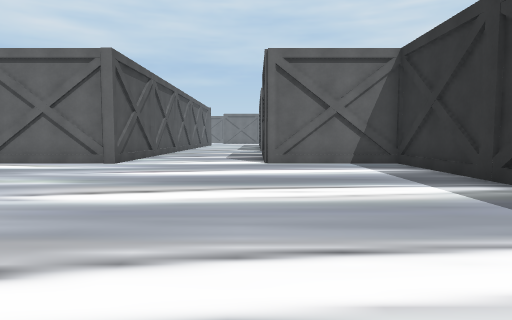
[1] (above)

24 first-person views from a walk through a Unity game level. The camera is 1.4 m above the floor, tilts 4° down and sees 75° across. The floor is counted in squares, 2 m on a side. Each view is taken from the middle of a square. On the plan, view 1 faces up. The plan holds only what a view shows up to about 10 squares ahead; the rest is blank. The place goes on beyond the plan.

[2]
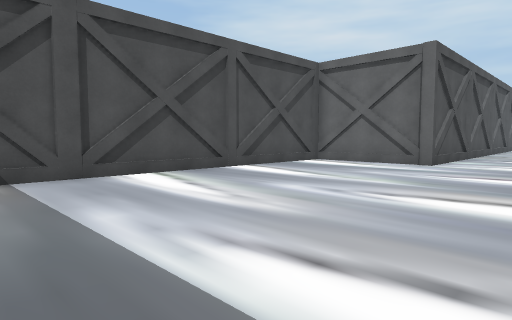

[3]
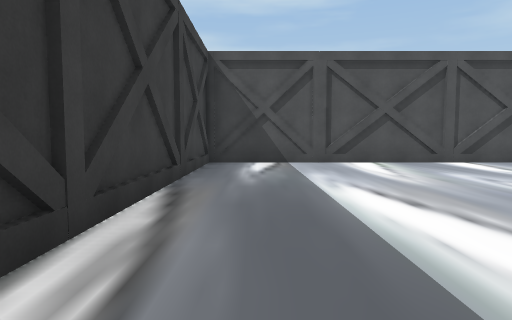

[4]
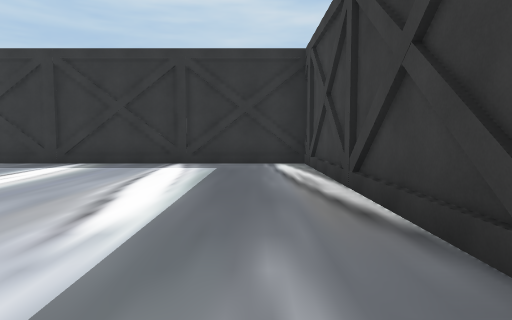

[5]
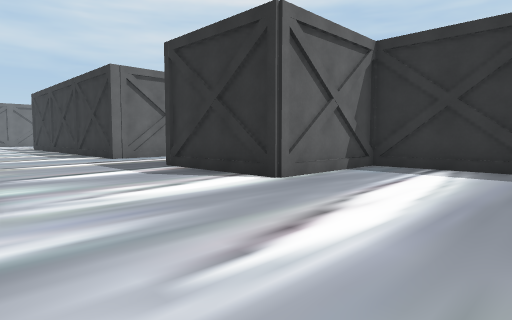

[6]
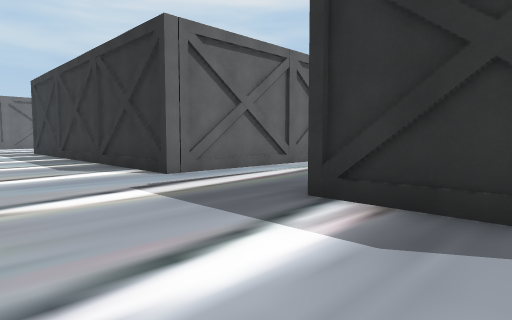

[7]
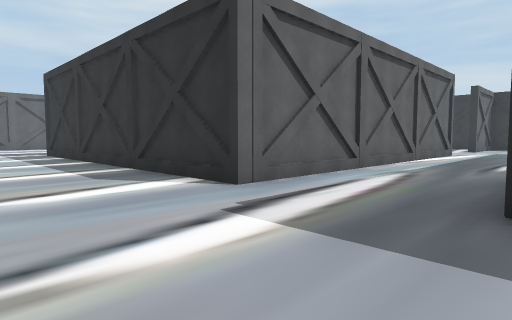

[8]
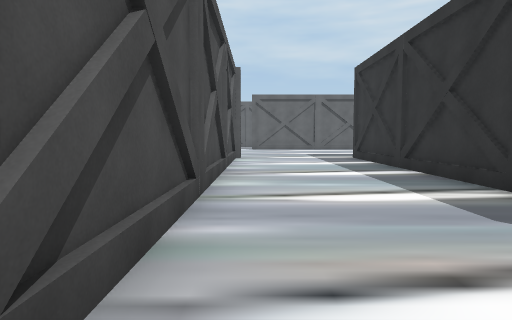

[9]
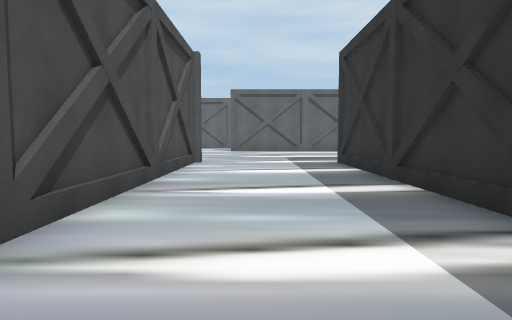

[10]
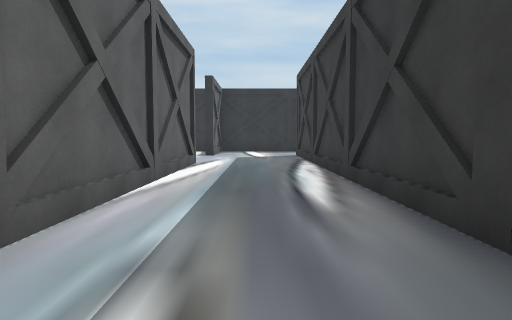

[11]
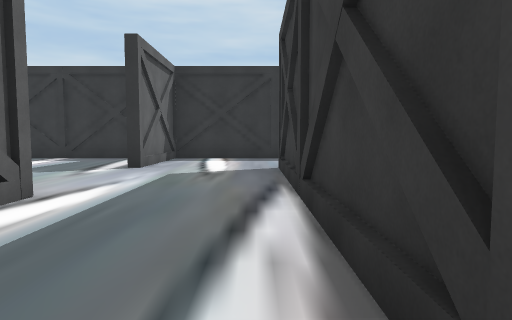

[12]
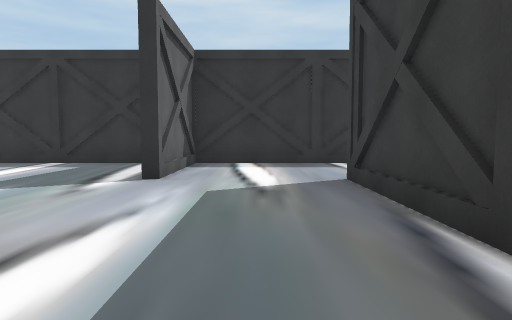

[13]
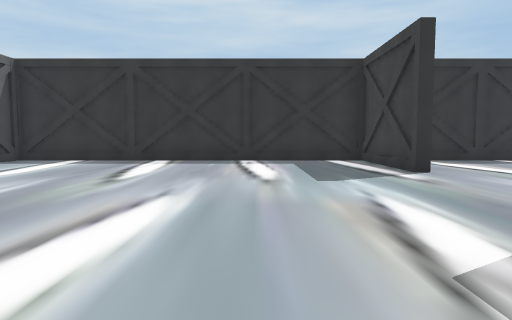

[14]
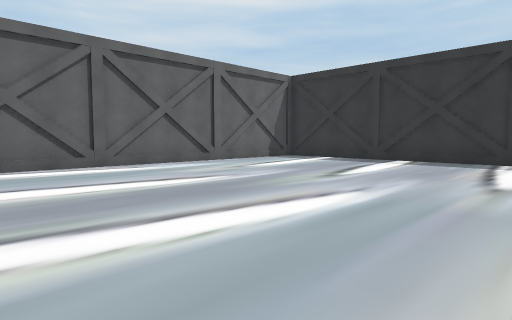

[15]
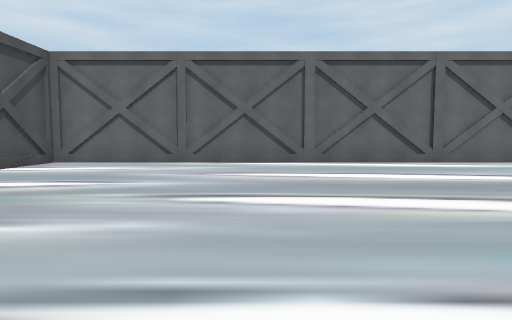

[16]
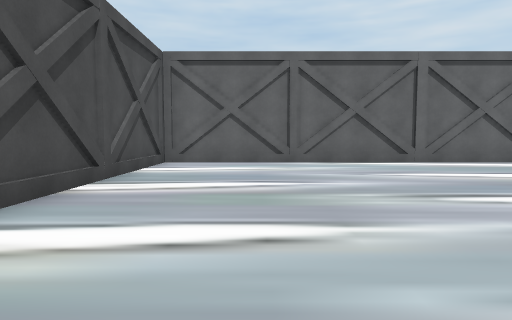

[17]
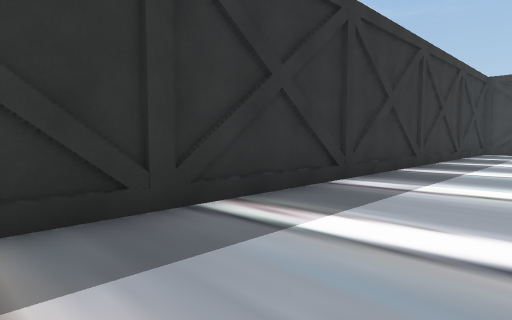

[18]
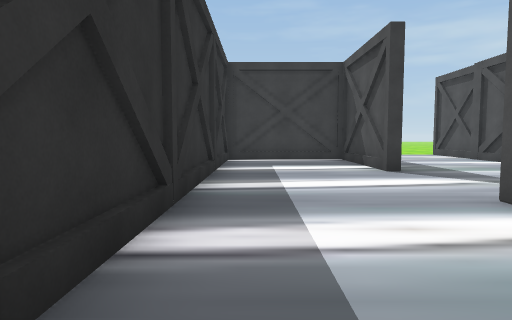

[19]
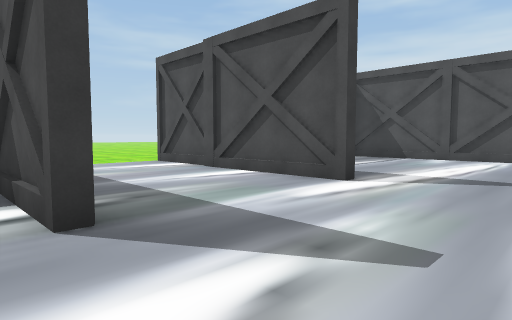

[20]
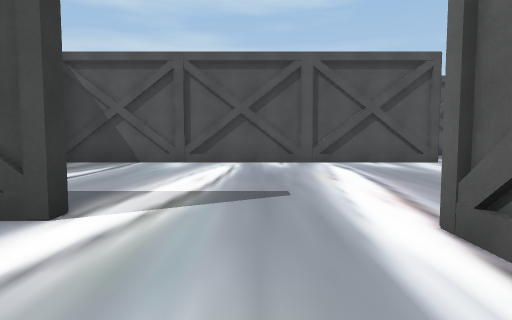

[21]
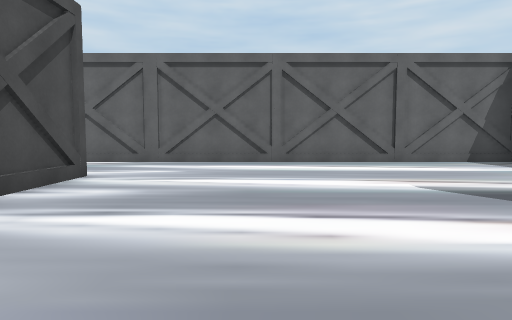

[22]
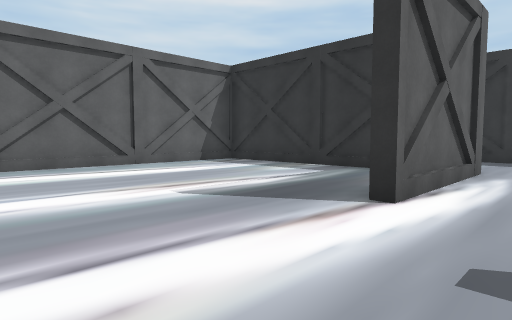

[23]
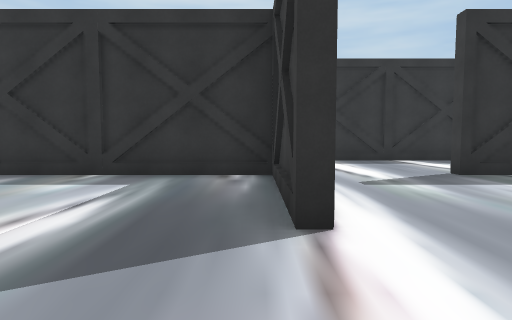

[24]
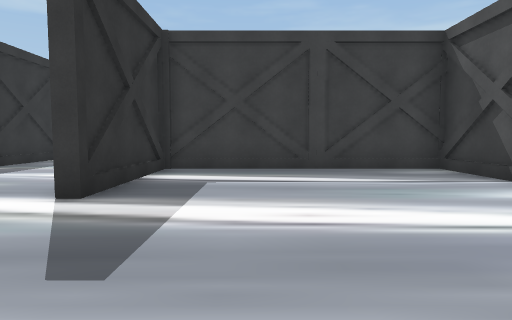

### Floor plan
Points are (right, up) in squares from view 1. A wall is a line through its corners. A room is listed if a view was taken in it or the views show most of it. See-through windows are left out.
Room 1 (views 1, 2, 3, 4, 5)
walls: (-3.7, 8.8) (-6.8, 8.8); (-7.1, 8.2) (-7.1, -1.4) (3.8, -1.4) (3.8, 8.8) (0.3, 8.8)
ways out: opening at (-2, 8.7) to room 2
Room 2 (views 6, 7, 8, 9, 10, 11, 12, 13, 14, 15, 16, 17, 18, 19, 20, 21, 22, 23, 24)
walls: (10.9, 15.6) (0.3, 15.6) (0.3, 26.1); (3.9, 12.5) (14.5, 12.5); (3.9, 9) (3.9, -1.4) (10.1, -1.4) (10.1, 2.3) (10.3, 2.3) (10.3, -1.5); (10.4, 5.7) (13.9, 5.7); (0.3, 8.8) (0.3, 12.4); (18, 15.6) (14.5, 15.6) (14.5, 15.8) (17.9, 15.8); (14.2, 5.6) (14.2, 12.3) (2.2, 12.3); (14.4, 5.4) (10.4, 5.4); (-3.7, 11.5) (-3.7, 8.8); (14.1, 26.1) (0.4, 26.1) (0.4, 20.2); (14.4, 2.4) (14.4, -1); (14.2, 1.2) (14.2, 2.4); (-3.7, 26) (-3.7, 15.8); (10.3, -1.6) (10.3, -2.4); (10, -1.8) (10, -2.5); (14.2, -2.5) (14.2, -1.9); (17.9, -1) (17.9, 26.1) (17, 26.1)
ways out: opening at (-2, 8.7) to room 1

Where each view was taken, in squares from view 1:
view 1: 0 up, 0 right, facing up
view 2: 0 up, 1 left, facing up-left
view 3: 0 up, 2 right, facing left
view 4: 0 up, 5 left, facing right
view 5: 5 up, 4 left, facing up-right
view 6: 10 up, 3 left, facing up-right
view 7: 12 up, 3 left, facing up-right
view 8: 15 up, 3 left, facing up
view 9: 17 up, 2 left, facing up
view 10: 14 up, 2 right, facing right
view 11: 13 up, 7 right, facing right
view 12: 14 up, 9 right, facing right
view 13: 19 up, 8 right, facing right
view 14: 18 up, 8 right, facing up-right
view 15: 17 up, 6 right, facing up
view 16: 17 up, 3 right, facing up
view 17: 14 up, 15 right, facing down-right
view 18: 9 up, 17 right, facing down
view 19: 5 up, 15 right, facing down-left
view 20: 4 up, 13 right, facing left
view 21: 3 up, 7 right, facing up
view 22: 4 up, 7 right, facing up-right
view 23: 6 up, 8 right, facing right
view 24: 6 up, 8 right, facing down
